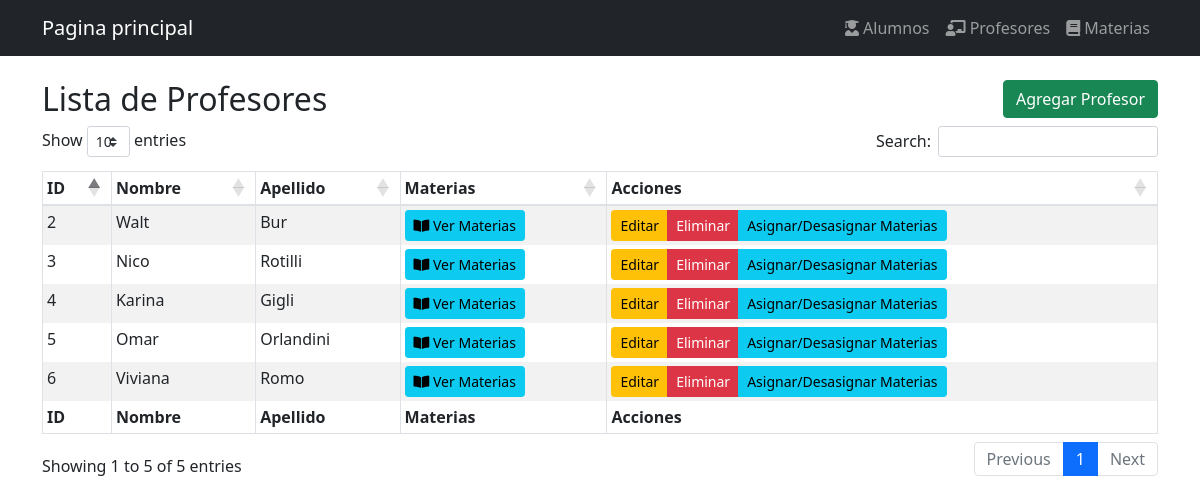
The app's page /Controllers/Profesores/indexProfesores.php with its own data.
### tables this page shows
CREATE TABLE `profesores` (
  `id` int(11) NOT NULL,
  `nombre` varchar(11) NOT NULL,
  `apellido` varchar(11) NOT NULL,
  `materia_id` int(11) NOT NULL
);

### Controllers/Profesores/indexProfesores.php (called while the page is built, shortened)
<?php
require_once "../../Models/Profesor.php";
$profesores = Profesor::all();
require_once "../../Views/Profesores/index.view.php";

### Models/Profesor.php (called while the page is built, shortened)
<?php
require_once 'Conexion.php';
class Profesor extends Conexion
{
    public static function all()
    {
        $conexion = new Conexion();
        $conexion->conectar();
        $result = mysqli_prepare($conexion->con, "SELECT * FROM profesores");
        $result->execute();
        $valoresDb = $result->get_result();
        $profesores = [];
        while ($profesor = $valoresDb->fetch_object(Profesor::class)) {
            $profesores[] = $profesor;
        }
        return $profesores;
    }
}

### Models/Conexion.php (called while the page is built, shortened)
<?php
class Conexion
{
    private $host = "localhost";
    private $user = "root";
    private $password = "";
    private $database = "finalnico";
    public function conectar()
    {
        $this->con = mysqli_connect($this->host, $this->user, $this->password, $this->database);
    }
}

### Views/Profesores/index.view.php (the view, shortened to what this page needs)
<!DOCTYPE html>
<html lang="en">
<head>
    <link rel="stylesheet" href="https://cdnjs.cloudflare.com/ajax/libs/twitter-bootstrap/4.5.2/css/bootstrap.css" />
    <link rel="stylesheet" href="https://cdn.datatables.net/1.11.3/css/dataTables.bootstrap4.min.css" />
    <link rel="stylesheet" href="//stackpath.bootstrapcdn.com/bootstrap/4.3.1/css/bootstrap.min.css">
    <link href="https://cdn.jsdelivr.net/npm/bootstrap@5.1.3/dist/css/bootstrap.min.css" rel="stylesheet">
    <link rel="stylesheet" href="https://cdnjs.cloudflare.com/ajax/libs/font-awesome/5.15.4/css/all.min.css">
</head>
<body>
    <nav class="navbar navbar-expand-lg navbar-dark bg-dark mb-4">
        <div class="container">
            <a class="navbar-brand" href="/MiFinalDesarrollo/Controllers/dashboard.php">Pagina principal</a>
            <div class="navbar-nav">
                <a class="nav-item nav-link" href="/MiFinalDesarrollo/Controllers/Alumnos/indexAlumnos.php">
                    <i class="fas fa-user-graduate"></i> Alumnos
                </a>
                <a class="nav-item nav-link" href="/MiFinalDesarrollo/Controllers/Profesores/indexProfesores.php">
                    <i class="fas fa-chalkboard-teacher"></i> Profesores
                </a>
                <a class="nav-item nav-link" href="/MiFinalDesarrollo/Controllers/Materias/indexMaterias.php">
                    <i class="fas fa-book"></i> Materias
                </a>
            </div>
        </div>
    </nav>
    <div class="bs-example">
        <div class="container">
            <div class="row">
                <div class="col-md-12">
                    <div class="page-header clearfix">
                        <a href="createProfesores.php" class="btn btn-success float-right">Agregar Profesor</a>
                        <h2 class="pull-left">Lista de Profesores</h2>
                    </div>
                    <table id="listaProfesores" class="table table-sm table-striped table-bordered" style="width:100%">
                        <thead>
                            <tr>
                                <th>ID</th>
                                <th>Nombre</th>
                                <th>Apellido</th>
                                <th>Materias</th>
                                <th>Acciones</th>
                            </tr>
                        </thead>
                        <tbody>
                            <?php foreach ($profesores as $profesor) { ?>
                                <tr>
                                    <td><?= $profesor->id; ?></td>
                                    <td><?= $profesor->nombre; ?></td>
                                    <td><?= $profesor->apellido; ?></td>
                                    <td>
                                        <a href="materiavistaProfesores.php?id=<?= $profesor->id; ?>" class="btn btn-info btn-sm">
                                            <i class="fas fa-book-open"></i> Ver Materias
                                        </a>
                                    </td>
                                    <td>
                                        <div class="btn-group">
                                            <a href="updateProfesores.php?id=<?= $profesor->id; ?>"
                                                class="btn btn-warning btn-sm">Editar</a>
                                            <a href="deleteProfesores.php?id=<?= $profesor->id; ?>"
                                                class="btn btn-danger btn-sm">Eliminar</a>
                                            <a href="editarMateriarProfesores.php?id=<?= $profesor->id; ?>"
                                                class="btn btn-info btn-sm">Asignar/Desasignar Materias</a>
                                        </div>
                                    </td>
                                </tr>
                            <?php } ?>
                        </tbody>
                        <tfoot>
                            <tr>
                                <th>ID</th>
                                <th>Nombre</th>
                                <th>Apellido</th>
                                <th>Materias</th>
                                <th>Acciones</th>
                            </tr>
                        </tfoot>
                    </table>
                </div>
            </div>
        </div>
    </div>
</body>
</html>

### Views/Profesores/index.view.php (style rules this page uses)
.bs-example { margin: 20px; }

### records on screen
profesores: id "2", nombre "Walt", apellido "Bur"
profesores: id "3", nombre "Nico", apellido "Rotilli"
profesores: id "4", nombre "Karina", apellido "Gigli"
profesores: id "5", nombre "Omar", apellido "Orlandini"
profesores: id "6", nombre "Viviana", apellido "Romo"
